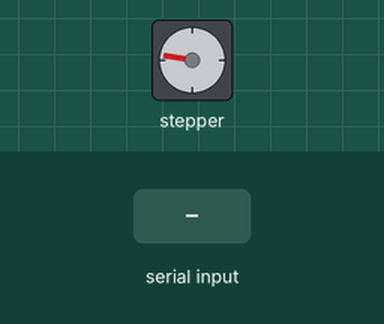
Bench run of a sketch on a simulated Arduino Uno, built with avr-gcc and run on an emulated ATmega328P. Parts: stepper motor. Wiring (inferred from the names in the program): stepper motor driver (200 steps per turn assumed): step pin 2; direction pin 5; enable pin 8. The inputs (shaded band) are chosen by the test bench.

Above: at 1.2 s.
1.3 s: "1" received over Serial
At 1.95 s:
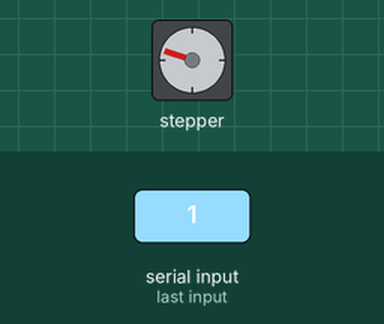
4.3 s: "1" received over Serial
At 4.65 s:
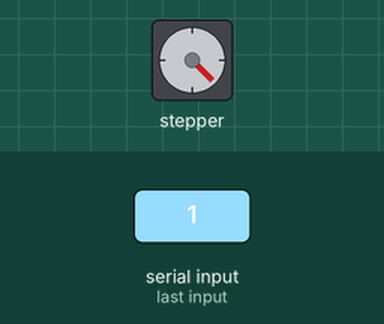
Timing chart, 0 to 19.3 s (numbered marks = the images above; inputs shaded):
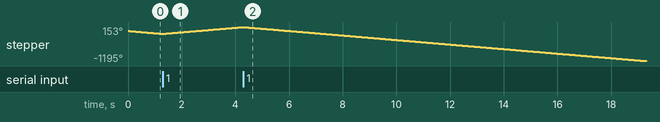

The sketch:

cod4.ino
```cpp
#define EN 8      /* Enable pin for all stepper outputs */

#define X_DIR 5   /* Direction pin for X axis */
#define X_STEP 2  /* Step pin for X axis */
int cuenta = 0; /* cuenta los pasos */
int cambio = 0;
boolean direccion = LOW; /* direccion del giro*/

void setup() {
  Serial.begin(9600);

  pinMode(EN, OUTPUT);
  pinMode(X_DIR, OUTPUT);
  pinMode(X_STEP, OUTPUT);
  digitalWrite(EN, LOW); //Low para activar
}

void loop() {
  cuenta++;

  if (Serial.available() > 0)
    {
      cambio = Serial.read();
      if (cambio == '1')
        {
           direccion = !direccion;
           digitalWrite (X_DIR, direccion);
           cuenta = 0;
      }
    }
  digitalWrite(X_STEP, HIGH);
  delay(10);
  digitalWrite(X_STEP, LOW);
  delay(10);
}
```
